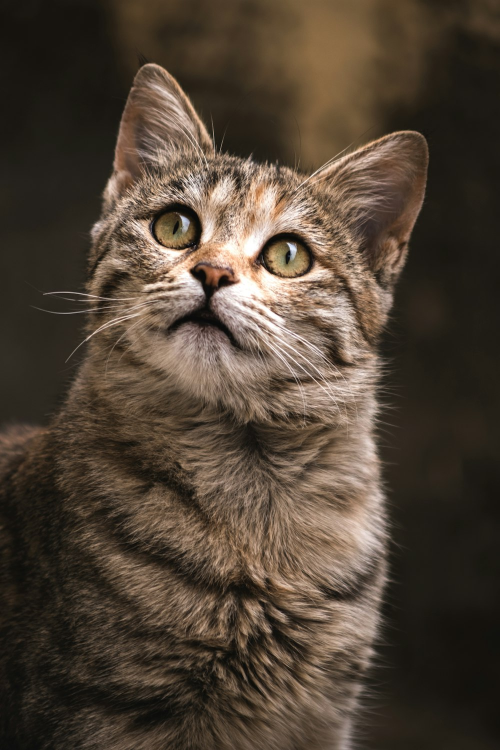
#> input picture photo.jpeg, 1000 x 1500 px (shown at 1/2 size)
$ python -i filters.py   (imports and definitions only)   (older library calls are emulated)
#> lines starting #> are read from the running program, lines starting #| are printed output that depends on the picture
#> further down, picture is the input picture: shape (1500, 1000, 3); mean B, G, R 53.5, 66.7, 79.8
import cv2
import numpy as np


class LinearFilters:
    """Class for applying linear filters to images"""

    # [23 lines left out: functions mean_filter, gaussian_filter, sharpen_filter, not called in this run]


class NonLinearFilters:
    """Class for applying non-linear filters to images"""

    # [6 lines left out: function median_filter, not called in this run]


class EdgeDetection:
    """Class for edge detection operations"""

    @staticmethod
    def sobel_edge(image):
        """Apply Sobel Edge Detection"""
        gray = cv2.cvtColor(image, cv2.COLOR_BGR2GRAY)
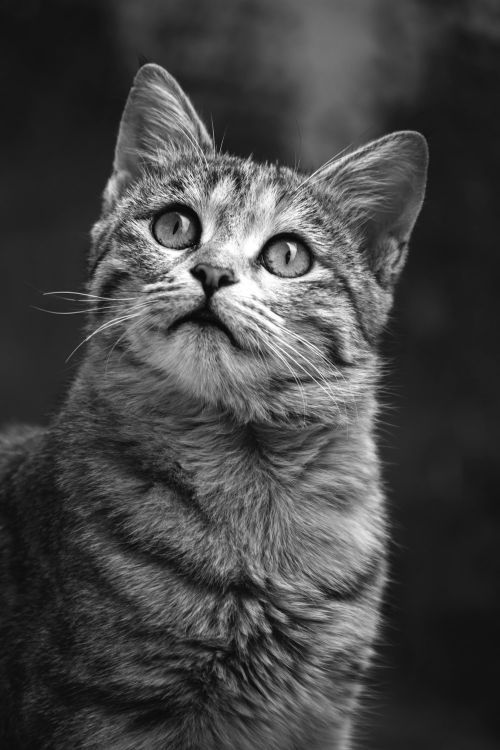
#> gray: shape (1500, 1000) (shown at 1/2 size); min 0, max 255, mean 69.1
        sobel_x = cv2.Sobel(gray, cv2.CV_64F, 1, 0, ksize=3)
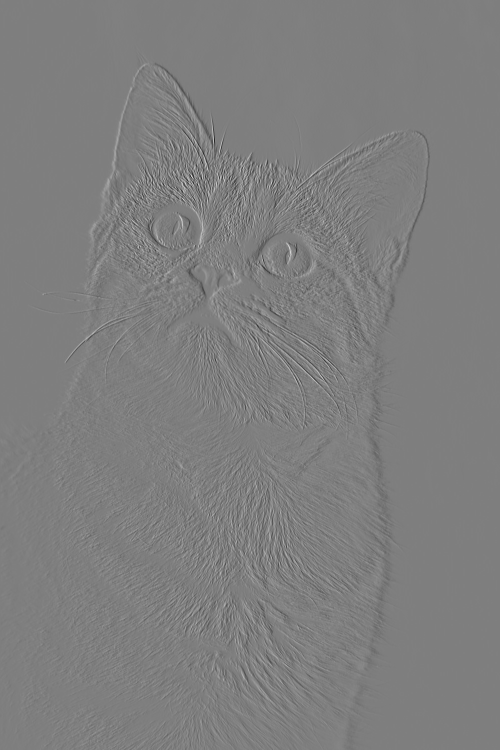
#> sobel_x: shape (1500, 1000) float64 (shown at 1/2 size); min -736, max 743, mean 0; drawn with min black and max white
        sobel_y = cv2.Sobel(gray, cv2.CV_64F, 0, 1, ksize=3)
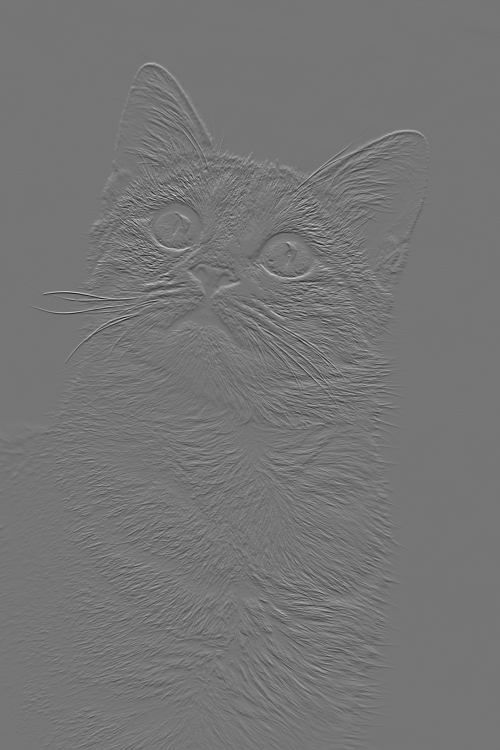
#> sobel_y: shape (1500, 1000) float64 (shown at 1/2 size); min -631, max 735, mean 0; drawn with min black and max white
        sobel_magnitude = np.sqrt(sobel_x**2 + sobel_y**2)
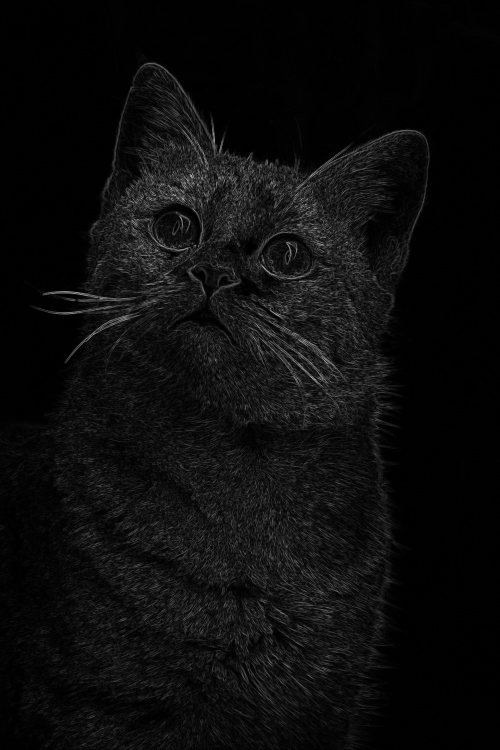
#> sobel_magnitude: shape (1500, 1000) float64 (shown at 1/2 size); min 0, max 874.1, mean 44.3; drawn with min black and max white
        sobel_magnitude = np.uint8(np.clip(sobel_magnitude, 0, 255))
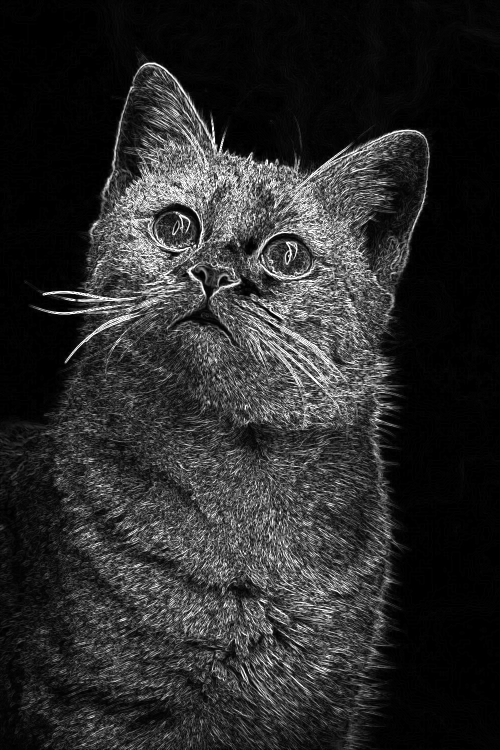
#> sobel_magnitude: shape (1500, 1000) (shown at 1/2 size); min 0, max 255, mean 42.8
        return cv2.cvtColor(sobel_magnitude, cv2.COLOR_GRAY2BGR)

    # [19 lines left out: functions prewitt_edge, laplacian_edge, not called in this run]


class GeometricTransforms:
    """Class for geometric transformations"""

    # [91 lines left out: functions crop_image, resize_image, rotate_image, flip_image, rotate_90, not called in this run]

class MorphologicalFilters:
    """Class for morphological operations on images"""

    # [100 lines left out: functions create_kernel, erosion, dilation, opening, closing, morphological_gradient and 3 more, not called in this run]

>>> import cv2
>>> picture = cv2.imread('../photo.jpeg')
>>> result = EdgeDetection().sobel_edge(picture)

$ run again, on 111.png
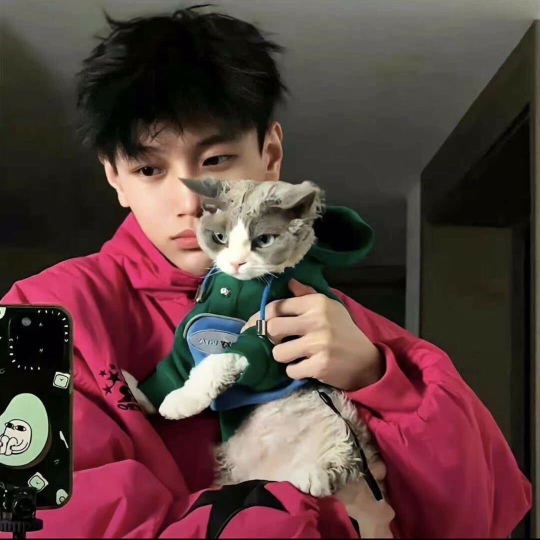
#> input picture 111.png, 1080 x 1079 px (shown at 1/2 size)
#> picture is the input picture: shape (1079, 1080, 3); mean B, G, R 61.7, 63.2, 89.5
#> in sobel_edge, `sobel_y = cv2.Sobel(gray, cv2.CV_64F, 0, 1, ksize=3)`:
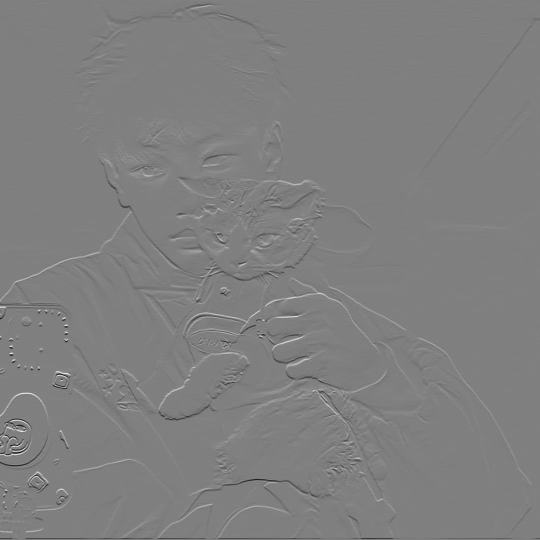
#> sobel_y: shape (1079, 1080) float64 (shown at 1/2 size); min -862, max 856, mean -0.8; drawn with min black and max white
#> in sobel_edge, `sobel_magnitude = np.uint8(np.clip(sobel_magnitude, 0, 255))`:
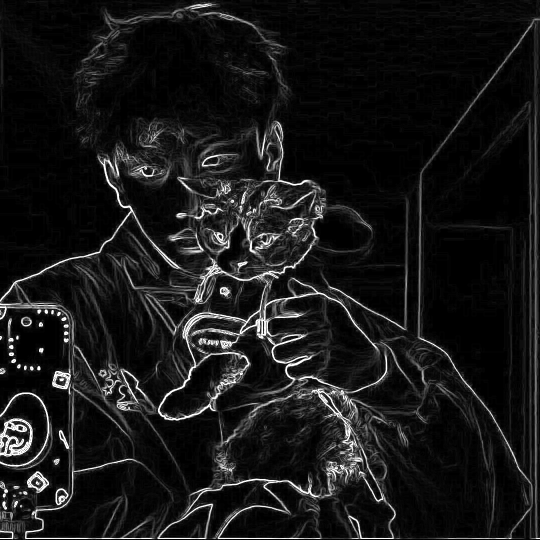
#> sobel_magnitude: shape (1079, 1080) (shown at 1/2 size); min 0, max 255, mean 23.6
